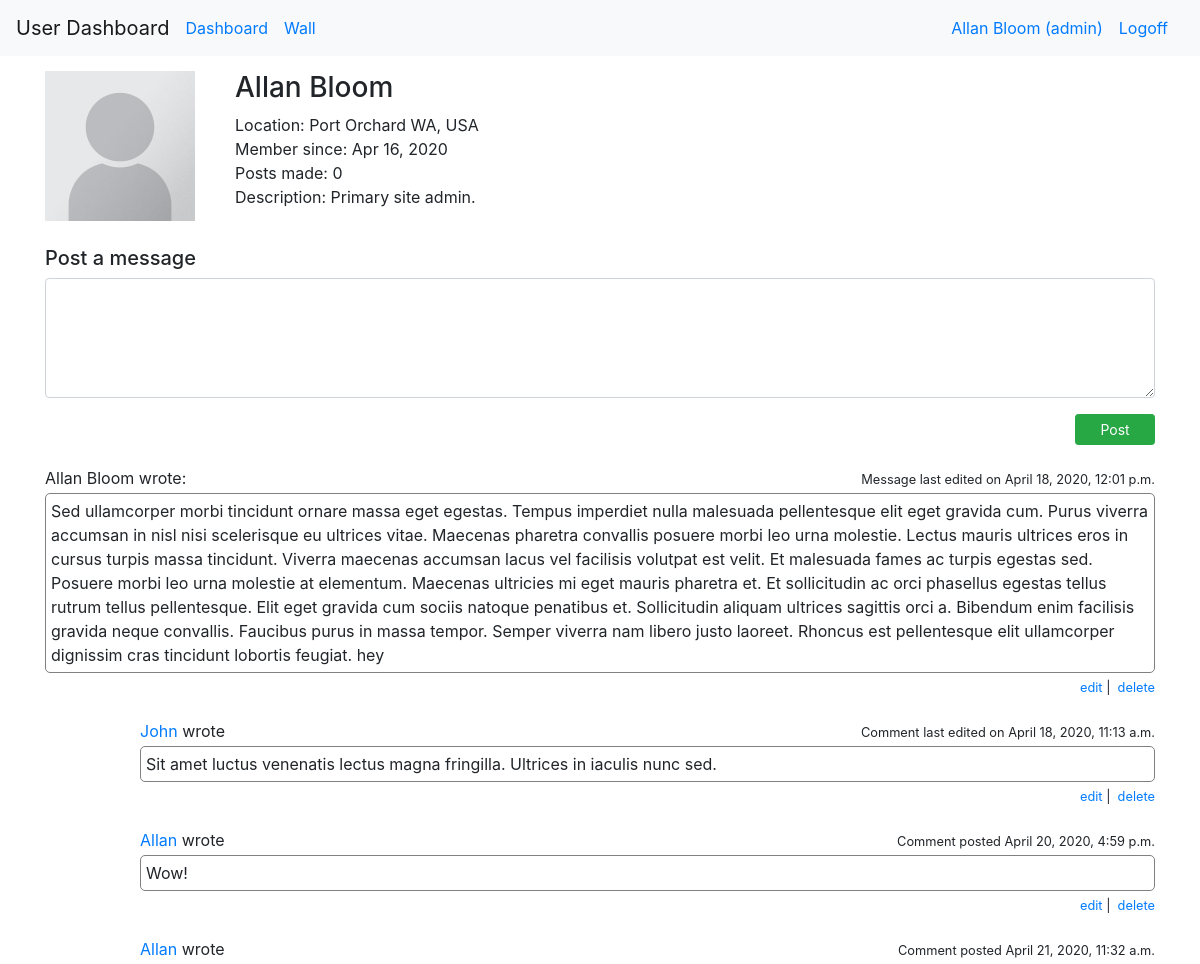
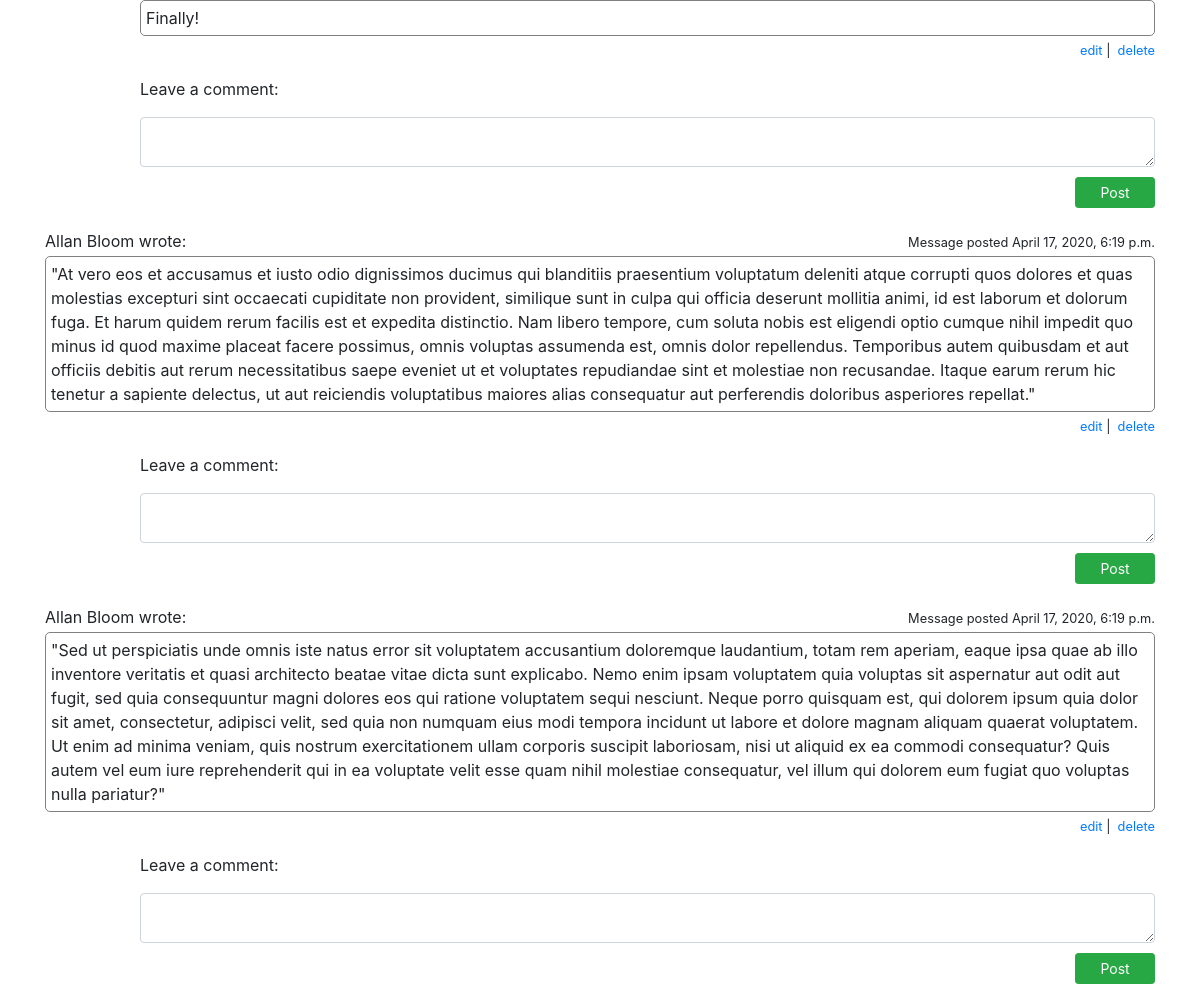
The page /message_board/2 (signed in) on the database its author committed (2 pictures, top to bottom).
### login_and_registration_app/models.py (models this page shows)
class User(models.Model):
    first_name = models.CharField(max_length=255)
    last_name = models.CharField(max_length=255)
    email = models.CharField(max_length=255)
    level = models.IntegerField(default=1)
    description = models.TextField(null=True)
    password = models.CharField(max_length=100)
    created_at = models.DateTimeField(auto_now_add=True)
    updated_at = models.DateTimeField(auto_now=True)
    profile_photo = models.ImageField(upload_to="profile_images", blank=True)
    default_photo = models.ImageField(upload_to="profile_images", default="default.jpg")
    city = models.CharField(max_length=45, null=True)
    state = models.CharField(max_length=45, null=True)
    country = models.CharField(max_length=45, null=True)
    objects = UserManager()

### messageboard_app/models.py (models this page shows)
class Message(models.Model):
    content = models.TextField()
    created_at = models.DateTimeField(auto_now_add=True)
    updated_at = models.DateTimeField(auto_now=True)
    author = models.ForeignKey(User, related_name="messages_posted", on_delete=models.CASCADE)
    recipient = models.ForeignKey(User, related_name="messages_received", on_delete=models.CASCADE)
    edited = models.BooleanField(default=False)
    edited_by = models.IntegerField(default=0)
    objects = MessageManager()

class Comment(models.Model):
    content = models.TextField()
    created_at = models.DateTimeField(auto_now_add=True)
    updated_at = models.DateTimeField(auto_now=True)
    author = models.ForeignKey(User, related_name="comments", on_delete=models.CASCADE)
    message = models.ForeignKey(Message, related_name="comments", on_delete=models.CASCADE)
    edited = models.BooleanField(default=False)
    edited_by = models.IntegerField(default=0)
    objects = CommentManager()

### messageboard_app/views.py (the view)
# urls.py: path("/<int:id>", views.message_board),
def message_board(request, id):
    profile = User.objects.filter(id=id)[0]
    user = logged_user(request)
    try:
        errors = request.session["errors"]
    except KeyError:
        errors = None
    context = {
        "user": user,
        "profile": profile,
        "errors": errors,
        "messages_posted": user.messages_posted.all().order_by("-created_at"),
        "messages_received": profile.messages_received.all().order_by("-created_at"),
    }
    request.session["errors"] = None
    return render(request, "message_board.html", context)

### messageboard_app/views.py (called while the page is built)
def logged_user(request):
    return User.objects.filter(id=request.session["user_id"])[0]

### messageboard_app/templates/message_board.html (shortened to what this page needs)
<!doctype html>
<html lang="en">
  <head>
    {% load static %}
    <link rel="stylesheet" type="text/css" href="{% static 'bootstrap.css' %}">
  </head>
  <body>
    <nav class="navbar navbar-expand-md navbar-light bg-light">
      <a class="navbar-brand" href="/">User Dashboard</a>
      <div class="collapse navbar-collapse" id="navbarSupportedContent">
      {% if request.session.user_id == None %}
        <a class="navbar-nav mr-auto nav-link disabled" href="/dashboard">Dashboard</a>
        <a class="navbar-nav mr-sm-0 nav-link" href="/signin">Signin</a>
      {% else %}
        <a class="navbar-nav mr-sm-0 nav-link" href="/dashboard">Dashboard</a>
        <a class="navbar-nav mr-auto nav-link" href="/message_board/{{user.id}}">Wall</a>
      {% if user.level == 9%}
        <a class="navbar-nav mr-sm-0 nav-link" href="/dashboard/edit_profile/{{user.id}}">{{user.first_name}} {{user.last_name}} (admin)</a>
      {% else %}
        <a class="navbar-nav mr-sm-0 nav-link" href="/dashboard/edit_profile/{{user.id}}">{{user.first_name}} {{user.last_name}}</a>
      {% endif %}
        <a class="navbar-nav mr-sm-0 nav-link" href="/logoff">Logoff</a>
      {% endif %}
      </div>
    </nav>
    <div class="container">
      <div class="row top_row">
        <div class="col-6 offset-3 col-md-3 offset-md-0 col-lg-2">
          {% if profile.profile_photo %}
          <img src="{{profile.profile_photo.url}}" alt="profile photo">
          {% else %}
          <img src="{{profile.default_photo.url}}" alt="profile photo">
          {% endif %}
        </div>
        <div class="col-12 col-md-9 col-lg-10">
          <div class="row">
            <div class="col-12">
              <h3>{{profile.first_name}} {{profile.last_name}}</h3>
            </div>
          </div>
          <div class="row">
            {% if profile.city and profile.state and profile.country %}
            <div class="col-12">Location: {{profile.city}} {{profile.state}}, {{profile.country}}</div>
            {% else %}
            <div class="col-12">Member at large</div>
            {% endif %}
          </div>
          <div class="row">
            <div class="col-12">Member since: {{profile.created_at|date:"M d, Y"}}</div>
          </div>
          <div class="row">
            <div class="col-12">Posts made: {{profile.messages_posted|length}}</div>
          </div>
          <div class="row">
            <div class="col-12">Description: {{profile.description}}</div>
          </div>
        </div>
      </div>
      <div class="row second_row">
        <div class="col-12">
        {% if profile.id == user.id%}
          {% if errors.message %}
          <h5 class="post_message_header">Post a message</h5>
          <p class="error_message">&nbsp&nbsp<small>{{ errors.message }}</small></p>
          {% else %}
          <h5>Post a message</h5>
          {% endif %}
        {% else %}
          <h5>Leave a message for {{profile.first_name}} </h5>
        {% endif %}
        </div>
      </div>
      <div class="row">
        <div class="col-12">
          <form action="/message_board/{{profile.id}}/post_message" method="post">
            <div class="form-group">
              <textarea class="form-control" name="message"></textarea>
            </div>
            <div class="form-group text-right">
              <button class="btn btn-success btn-sm">Post</button>
            </div>
          </form>
        </div>
      </div>
    {% for message in messages_received.all %}
      <div class="row">
        <div class="col-6">
          {% if message.author == profile %}
          <p class="mc_header">{{message.author.first_name}} {{message.author.last_name}} wrote:</p>
          {% else %}
          <p class="mc_header"><a href="/message_board/{{message.author.id}}">{{ message.author.first_name }} {{ message.author.last_name }} </a>wrote:</p>
          {% endif %}
        </div>
        <div class="col-6 text-right">
          {% if message.edited %}
          <p class="mc_header"><small>Message last edited on {{message.updated_at}}</small></p>
          {% else %}
          <p class="mc_header"><small>Message posted {{message.created_at}}</small></p>
          {% endif %}
        </div>
      </div>
      <div class="row">
        <div class="col-12">
          <p class="message_content">{{ message.content }}</p>
        </div>
        {% if user == message.author or user.level == 9 %}
        <div class="col-12 text-right">
          <p class="edit_delete_options">
            <small>
              <a href="" data-toggle="modal" data-target="#edit{{message.id}}">edit</a>&nbsp|&nbsp
              <a href="" data-toggle="modal" data-target="#remove{{message.id}}">delete</a>
            </small>
          </p>
        </div>
        {% endif %}
      </div>
    <div id="{{message.id}}_comments_container">
        {% for comment in message.comments.all %}
      <div class="row">
        <div class="col-5 offset-1">
          <p class="mc_header"><a href="/message_board/{{comment.author.id}}">{{comment.author.first_name}} </a>wrote</p>
        </div>
        <div class="col-5 offset-1 text-right">
          {% if comment.edited %}
          <p class="mc_header"><small>Comment last edited on {{comment.updated_at}}</small></p>
          {% else %}
          <p class="mc_header"><small>Comment posted {{comment.created_at}}</small></p>
          {% endif %}
        </div>
      </div>
      <div class="row">
        <div class="col-11 offset-1">
          <p class="comment_content">{{comment.content}}</p>
        </div>
        {% if user == comment.author or user.level == 9 %}
        <div class="col-11 offset-1 text-right">
          <p class="edit_delete_options">
            <small>
              <a href="" data-toggle="modal" data-target="#edit{{comment.id}}">edit</a>&nbsp|&nbsp
              <a href="" data-toggle="modal" data-target="#remove{{comment.id}}">delete</a>
            </small>
          </p>
        </div>
        {% endif %}
      </div>
      {% endfor %}
    </div>
      <div class="row">
        <div class="col-11 offset-1" id="comment_label_container_{{message.id}}">
          <p id="comment_label_{{message.id}}">Leave a comment:</p>
        </div>
      </div>
      <div class="row">
        <div class="col-11 offset-1">
          <form action="/message_board/{{profile.id}}/{{message.id}}/comment" class="comment" id="{{message.id}}" method="post">
            <textarea class="form-control comment_textarea" name="comment" id="textarea_{{message.id}}"></textarea>
            <div class="form-group text-right">
              <button class="btn btn-success btn-sm comment_button">Post</button>
            </div>
          </form>
        </div>
      </div>
    {% endfor %}
    </div>
  </body>
</html>

### messageboard_app/templates/message_board.html (style rules this page uses)
img { width: 150px; }
.top_row { margin-top: 15px; }
.second_row { margin-top: 25px; }
textarea { min-height: 120px; max-height: 200px; overflow: auto; }
.message_content { max-height: 300px; overflow: auto; border: 1px solid grey; border-radius: 5px; padding: 5px; }
.comment_content { max-height: 150px; overflow: auto; border: 1px solid grey; border-radius: 5px; padding: 5px; }
.mc_header { margin-top: 5px; margin-bottom: 3px; }
.comment_textarea { min-height: 20px; max-height: 50px; }
.comment_button { margin-top: 10px; }
button { min-width: 80px; }
.edit_delete_options { margin-top: -15px; margin-bottom: 2px; }

### rows shown on the page
User: first_name "Allan", last_name "Bloom", default_photo (placeholder picture), city "Port Orchard", state "WA", country "USA", created_at "Apr 16, 2020", messages_posted|length "0", description "Primary site admin."
Message: author.first_name "Allan", author.last_name "Bloom", updated_at "April 18, 2020, 12:01 p.m.", content "Sed ullamcorper morbi tincidunt ornare massa eget egestas. Tempus imperdiet nulla malesuada pellentesque elit eget gravida cum. Purus viverra accumsan in nisl nisi scelerisque eu ultrices vitae. Maecenas pharetra convallis posuere morbi leo urna molestie. Lectus mauris ultrices eros in cursus turpis massa tincidunt. Viverra maecenas accumsan lacus vel facilisis volutpat est velit. Et malesuada fames ac turpis egestas sed. Posuere morbi leo urna molestie at elementum. Maecenas ultricies mi eget mauris pharetra et. Et sollicitudin ac orci phasellus egestas tellus rutrum tellus pellentesque. Elit eget gravida cum sociis natoque penatibus et. Sollicitudin aliquam ultrices sagittis orci a.…"
Comment: author.first_name "John", updated_at "April 18, 2020, 11:13 a.m.", content "Sit amet luctus venenatis lectus magna fringilla. Ultrices in iaculis nunc sed."
Comment: author.first_name "Allan", created_at "April 20, 2020, 4:59 p.m.", content "Wow!"
Comment: author.first_name "Allan", created_at "April 21, 2020, 11:32 a.m.", content "Finally!"
Message: author.first_name "Allan", author.last_name "Bloom", created_at "April 17, 2020, 6:19 p.m.", content "\"At vero eos et accusamus et iusto odio dignissimos ducimus qui blanditiis praesentium voluptatum deleniti atque corrupti quos dolores et quas molestias excepturi sint occaecati cupiditate non provident, similique sunt in culpa qui officia deserunt mollitia animi, id est laborum et dolorum fuga. Et harum quidem rerum facilis est et expedita distinctio. Nam libero tempore, cum soluta nobis est eligendi optio cumque nihil impedit quo minus id quod maxime placeat facere possimus, omnis voluptas assumenda est, omnis dolor repellendus. Temporibus autem quibusdam et aut officiis debitis aut rerum necessitatibus saepe eveniet ut et voluptates repudiandae sint et molestiae non recusandae. Itaque…"
Message: author.first_name "Allan", author.last_name "Bloom", created_at "April 17, 2020, 6:19 p.m.", content "\"Sed ut perspiciatis unde omnis iste natus error sit voluptatem accusantium doloremque laudantium, totam rem aperiam, eaque ipsa quae ab illo inventore veritatis et quasi architecto beatae vitae dicta sunt explicabo. Nemo enim ipsam voluptatem quia voluptas sit aspernatur aut odit aut fugit, sed quia consequuntur magni dolores eos qui ratione voluptatem sequi nesciunt. Neque porro quisquam est, qui dolorem ipsum quia dolor sit amet, consectetur, adipisci velit, sed quia non numquam eius modi tempora incidunt ut labore et dolore magnam aliquam quaerat voluptatem. Ut enim ad minima veniam, quis nostrum exercitationem ullam corporis suscipit laboriosam, nisi ut aliquid ex ea commodi…"
